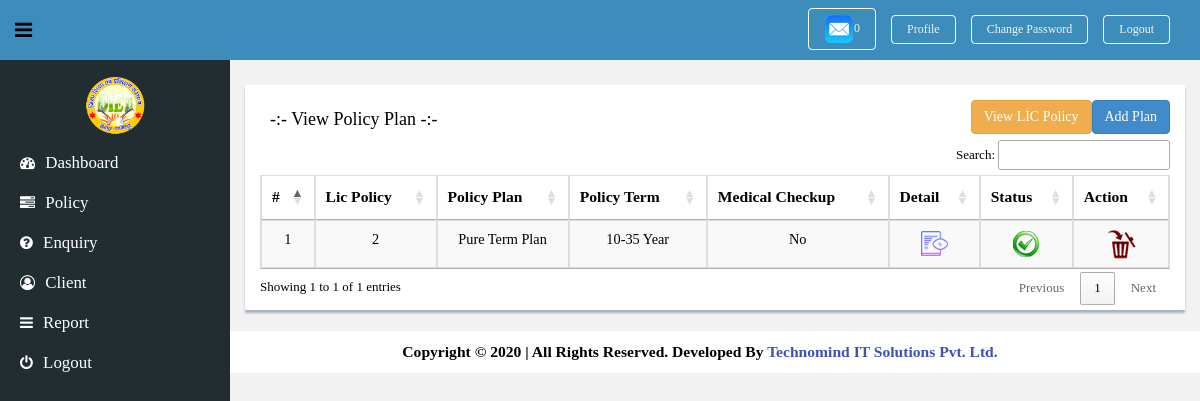
The app's page /policyPlanView.php with its own data.
### tables this page shows
CREATE TABLE `policy_plan` (
  `id` int(11) NOT NULL,
  `lic_policy_id` varchar(255) NOT NULL,
  `policy_plan` varchar(255) NOT NULL,
  `entry_age` varchar(255) NOT NULL,
  `maximun_maturity_age` varchar(255) NOT NULL,
  `policy_term` varchar(255) NOT NULL,
  `purchase_price` varchar(255) NOT NULL,
  `minimun_sum_assured` varchar(255) NOT NULL,
  `medical_checkup` varchar(255) NOT NULL,
  `isActive` varchar(255) NOT NULL DEFAULT 'Active'
);

### action.php (called while the page is built, shortened)
<?php
	include_once 'dataBase/db.php';
	class CrudFunction extends dataBase
	{
		public function selectRecord($table) {
			$sql = "SELECT * FROM ".$table;
			$array = array();
			$query = $this->conn->query($sql);
			while($res_policy = $query->fetch_assoc()) {
				$array[] = $res_policy;
			}
			return $array;
		}
	}
	$crud = new CrudFunction;
?>

### dataBase/db.php (called while the page is built, shortened)
<?php
	class dataBase {
		protected $host = 'localhost';
		protected $user = 'root';
		protected $pass = '';
		protected $db = 'lic_india';
		public function __construct () {
			$this->conn = new mysqli ($this->host, $this->user, $this->pass, $this->db);
		}
	}
?>

### policyPlanView.php (the view, shortened to what this page needs)
<?php
	include_once 'header.php';
	include_once 'action.php';
?>
<section id="main-content">
	<section class="wrapper">
		<div class="row mt">
			<div class="col-md-12">
				<div class="content-panel">
					<div class="container-fluid">
						<div class="title">
							<h4>-:- View Policy Plan -:-</h4>
							<a href="policyPlanAdd.php" class="btn btn-primary"> Add Plan </a>&nbsp;&nbsp;&nbsp;
							<a href="#" data-target="#addPolicy" data-toggle="modal" class="btn btn-warning"> View LIC Policy </a>
						</div>
						<div class="clearfix"></div>
						<table id="example" class="table table-striped table-advance table-hover table-bordered table-responsive">
							<thead>
								<tr>
									<th> # </th>
									<th> Lic Policy </th>
									<th> Policy Plan </th>
									<th> Policy Term </th>
									<th> Medical Checkup </th>
									<th> Detail </th>
									<th> Status </th>
									<th> Action </th>
								</tr>
							</thead>
							<tbody>
							<?php
								$num = 1;
								$plan = $crud->selectRecord('policy_plan');
								foreach($plan as $policy_plan) {
							?>
								<tr>
									<td> <?php echo $num; ?> </td>
									<td> <?php echo $policy_plan['lic_policy_id']; ?> </td>
									<td> <?php echo $policy_plan['policy_plan']; ?> </td>
									<td> <?php echo $policy_plan['policy_term']; ?> </td>
									<td> <?php echo $policy_plan['medical_checkup']; ?> </td>
									<td>
										<span data-toggle="modal" data-target="#myModal<?php echo $num; ?>">
											<img src="assets/images/view.png">
										</span>
									</td>
									<td>
									<?php if($policy_plan['isActive'] == 'Active') { ?>
										<img src="assets/images/active.png">
									<?php } else if($policy_plan['isActive'] == 'Deactive') { ?>
										<img src="assets/images/deactive.png">
									<?php } ?>
									</td>
									<td>
										<a href="policyPlanView.php?planDel=<?php echo $policy_plan['id']; ?>" onclick="return confirm('Are You Sure..!')">
											<img src="assets/images/trash.png">
										</a>
									</td>
								</tr>
							<?php $num++; } ?>
							</tbody>
						</table>
					</div>
				</div>
			</div>
		</div>
	</section>
</section>
<?php
	$count = 1;
	$licPlan = $crud->selectRecord('policy_plan');
	foreach($licPlan as $plan) {
?>
<?php $count++; } include_once 'footer.php'; ?>

### assets/css/style.css (style rules this page uses)
body { color: #000; background: #f2f2f2; font-family: cambria; padding: 0px !important; margin: 0px !important; font-size:13px; }
a, a:hover, a:focus { text-decoration: none; outline: none; }
.mt { margin-top: 25px; }
#main-content { margin-left: 210px; }
.wrapper { display: inline-block; margin-top: 60px; padding-left: 35px; padding-right: 15px; padding-bottom: 15px; padding-top: 0px; width: 100%; }
.content-panel { background: #ffffff; box-shadow: 0px 3px 2px #aab2bd; padding-top: 15px; padding-bottom: 5px; }
.content-panel h4 { margin-left: 10px; }
.content-panel .title h4 { float: left; }
.content-panel .title a { float: right; }

### policyPlanView.php (style rules this page uses)
tr th { font-size: 1.2em; text-align: center; }
tr td { font-size: 1.1em; text-align: center; }
tbody span { cursor: pointer; }

### records on screen
policy_plan: lic_policy "2", policy_plan "Pure Term Plan", policy_term "10-35 Year", medical_checkup "No"

### other values on screen
$num "0"
